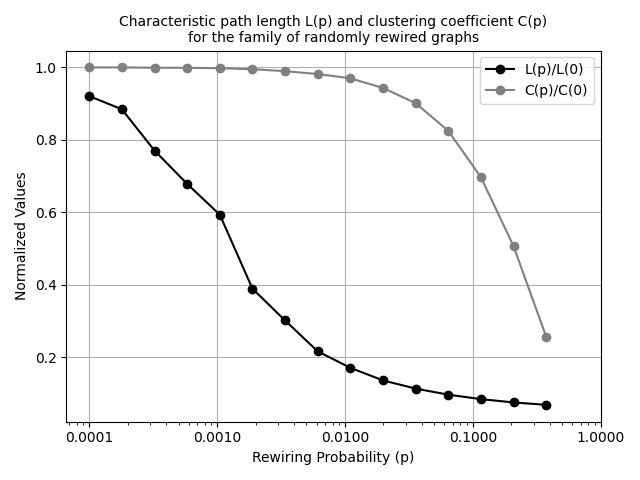

Source code (Python):
import networkx as nx
from networkx import watts_strogatz_graph
import matplotlib.pyplot as plt
from matplotlib.ticker import ScalarFormatter

# readme: Watts & Strogatz, 1998 figure 2 recreation
# this code generates Watts-Strogatz graphs with varying rewiring probabilities
# then computes the normalized average shortest path lengths and clustering coefficients
# then plots path lenths and clustering coefficients with their respective rewiring probability on a logarithmic scale

# each graph is generated 20 times for each p value and averages the results
# using 1000 nodes and 10 edges per node

# set parameters
n = 1000 # nodes
k = 10 # edges per node
p = 0.0001 # probability parameter of rewiring each edge
asp_tally = 0 # average shortest path length tally
aspR_tally = 0 # average shortest path length tally for regular graph
cc_tally = 0 # clustering coefficient tally
ccR_tally = 0 # clustering coefficient tally for regular graph
results01 = [] # to store normalized average shortest path lengths
results02 = [] # to store normalized clustering coefficients

# make callable regular/modified graphs
# modified graph
def ws(n, k, p):
    G = watts_strogatz_graph(n, k, p, seed=None, create_using=None)
    return G   
 
# regular graph
def wsR(n, k):
    GR = watts_strogatz_graph(n, k, 0, seed=None, create_using=None)
    return GR

# calculate average shortest path lengths
# average shortest path length of modified graph
def asp(G):
    asp_value = nx.average_shortest_path_length(G, weight=None, method=None)
    return asp_value

# average shortest path length of regular graph
def aspR(GR):
    aspR_value = nx.average_shortest_path_length(GR, weight=None, method=None)
    return aspR_value

# vary p from 0.0001 to 1
for j in range(15):
    
    # run 20 times and average the normalized average shortest path lengths
    for i in range(20):
        G = ws(n, k, p)
        GR = wsR(n, k)

        # average shortest path length calculations
        asp_current_value = asp(G)
        aspR_current_value = aspR(GR)
        asp_tally += asp_current_value
        aspR_tally += aspR_current_value

        # clustering coefficient calculations
        cc_current = nx.average_clustering(G, nodes=None, weight=None, count_zeros=True)
        ccR_current = nx.average_clustering(GR, nodes=None, weight=None, count_zeros=True)
        cc_tally += cc_current
        ccR_tally += ccR_current

        # increment
        i += 1
   
    # normalize the values
    normalized_asp = (asp_tally/aspR_tally)
    normalized_cc = (cc_tally/ccR_tally)
    # store results
    results01.append((p, normalized_asp))
    results02.append((p, normalized_cc))
    
    # increment p value and reset tallies
    p *= 1.8
    asp_tally = 0
    aspR_tally = 0
    cc_tally = 0
    ccR_tally = 0

    # increment
    j += 1

# plot results on same graph
# extract data for plotting
ps = [result[0] for result in results01]
normalized_asps = [result[1] for result in results01]

# extract clustering coefficients
cc_results = [result[1] for result in results02]
normalized_ccs = [result[1] for result in results02]

# create plot
plt.plot(ps, normalized_asps, marker='o', color='black', label='L(p)')
plt.plot(ps, normalized_ccs, marker='o', color='grey', label='C(p)')
plt.legend(['L(p)/L(0)', 'C(p)/C(0)'])
plt.xscale('log')

# set to 4 decimal places on x-axis
ax = plt.gca()
from matplotlib.ticker import FuncFormatter, FixedLocator
import numpy as np

# set x-axis limits
ax.set_xlim(right=1)

# set tick locations including 1
tick_locations = list(np.logspace(-4, 0, 5))  # creates ticks from 0.0001 to 1
ax.xaxis.set_major_locator(FixedLocator(tick_locations))
ax.xaxis.set_major_formatter(FuncFormatter(lambda x, p: f'{x:.4f}'))

# labels and title
plt.ylabel('Normalized Values')
plt.xlabel('Rewiring Probability (p)')
plt.title('Characteristic path length L(p) and clustering coefficient C(p)\nfor the family of randomly rewired graphs', fontsize=10)
plt.grid(True)
#save image
plt.tight_layout()
plt.savefig('assignment01_question01.png')  
plt.show()        



